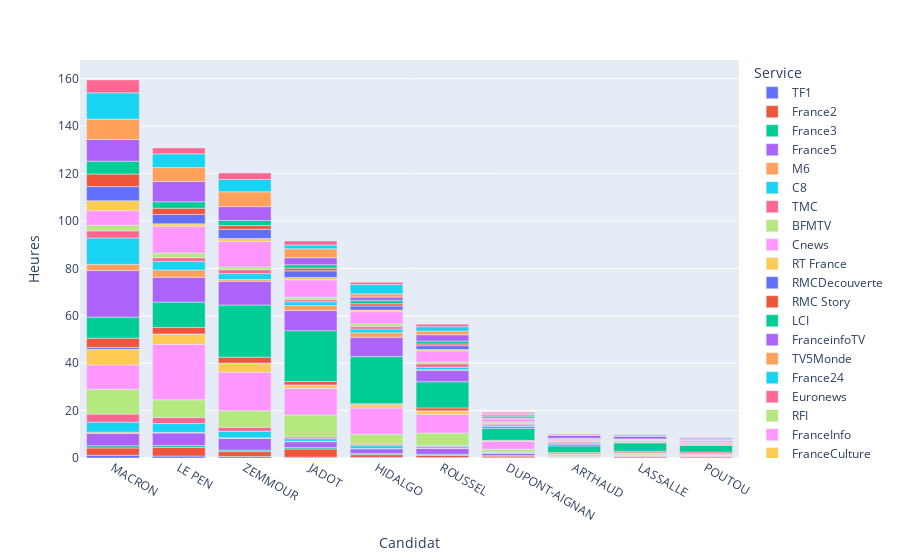

This figure's notebook cell:
### Code cell
fig = px.bar(t1_parole,
             x='Candidat', y='Heures',
             color='Service')

fig.update_layout(xaxis={'categoryorder': 'total descending'})

fig.show()

### Figure 1 — Plotly figure (JSON) as saved in the notebook; plotly's stock layout.template omitted (floating-point values rounded to 4 significant figures)
{"data": [{"alignmentgroup": "True", "hovertemplate": "Service=TF1<br>Candidat=%{x}<br>Heures=%{y}<extra></extra>", "legendgroup": "TF1", "marker": {"color": "#636efa", "pattern": {"shape": ""}}, "name": "TF1", "offsetgroup": "TF1", "orientation": "v", "showlegend": true, "textposition": "auto", "type": "bar", "x": ["ARTHAUD", "DUPONT-AIGNAN", "HIDALGO", "JADOT", "LASSALLE", "LE PEN", "MACRON", "POUTOU", "ROUSSEL", "ZEMMOUR"], "xaxis": "x", "y": [0.06806, 0.1503, 0.2714, 0.3742, 0.06667, 0.8128, 1.149, 0.03722, 0.1822, 0.6539], "yaxis": "y"}, {"alignmentgroup": "True", "hovertemplate": "Service=France2<br>Candidat=%{x}<br>Heures=%{y}<extra></extra>", "legendgroup": "France2", "marker": {"color": "#EF553B", "pattern": {"shape": ""}}, "name": "France2", "offsetgroup": "France2", "orientation": "v", "showlegend": true, "textposition": "auto", "type": "bar", "x": ["ARTHAUD", "DUPONT-AIGNAN", "HIDALGO", "JADOT", "LASSALLE", "LE PEN", "MACRON", "POUTOU", "ROUSSEL", "ZEMMOUR"], "xaxis": "x", "y": [0.1294, 0.6597, 1.12, 3.437, 0.53, 3.689, 3.075, 0.4789, 0.8739, 2.046], "yaxis": "y"}, {"alignmentgroup": "True", "hovertemplate": "Service=France3<br>Candidat=%{x}<br>Heures=%{y}<extra></extra>", "legendgroup": "France3", "marker": {"color": "#00cc96", "pattern": {"shape": ""}}, "name": "France3", "offsetgroup": "France3", "orientation": "v", "showlegend": true, "textposition": "auto", "type": "bar", "x": ["ARTHAUD", "DUPONT-AIGNAN", "HIDALGO", "JADOT", "LASSALLE", "LE PEN", "MACRON", "POUTOU", "ROUSSEL", "ZEMMOUR"], "xaxis": "x", "y": [0.02583, 0.185, 0.4606, 0.5825, 0.02278, 0.7672, 0.9572, 0.02111, 0.5692, 0.6461], "yaxis": "y"}, {"alignmentgroup": "True", "hovertemplate": "Service=France5<br>Candidat=%{x}<br>Heures=%{y}<extra></extra>", "legendgroup": "France5", "marker": {"color": "#ab63fa", "pattern": {"shape": ""}}, "name": "France5", "offsetgroup": "France5", "orientation": "v", "showlegend": true, "textposition": "auto", "type": "bar", "x": ["ARTHAUD", "DUPONT-AIGNAN", "HIDALGO", "JADOT", "LASSALLE", "LE PEN", "MACRON", "POUTOU", "ROUSSEL", "ZEMMOUR"], "xaxis": "x", "y": [0.1889, 0.9117, 2.05, 2.484, 0.3508, 5.282, 5.203, 0.3097, 2.469, 4.915], "yaxis": "y"}, {"alignmentgroup": "True", "hovertemplate": "Service=M6<br>Candidat=%{x}<br>Heures=%{y}<extra></extra>", "legendgroup": "M6", "marker": {"color": "#FFA15A", "pattern": {"shape": ""}}, "name": "M6", "offsetgroup": "M6", "orientation": "v", "showlegend": true, "textposition": "auto", "type": "bar", "x": ["ARTHAUD", "DUPONT-AIGNAN", "HIDALGO", "JADOT", "LASSALLE", "LE PEN", "MACRON", "POUTOU", "ROUSSEL", "ZEMMOUR"], "xaxis": "x", "y": [0.01889, 0.02889, 0.09083, 0.1442, 0.02417, 0.2753, 0.4942, 0.01806, 0.1136, 0.2486], "yaxis": "y"}, {"alignmentgroup": "True", "hovertemplate": "Service=C8<br>Candidat=%{x}<br>Heures=%{y}<extra></extra>", "legendgroup": "C8", "marker": {"color": "#19d3f3", "pattern": {"shape": ""}}, "name": "C8", "offsetgroup": "C8", "orientation": "v", "showlegend": true, "textposition": "auto", "type": "bar", "x": ["ARTHAUD", "DUPONT-AIGNAN", "HIDALGO", "JADOT", "LASSALLE", "LE PEN", "MACRON", "POUTOU", "ROUSSEL", "ZEMMOUR"], "xaxis": "x", "y": [0.2108, 0.3969, 1.173, 1.154, 0.1569, 3.701, 4.258, 0.1614, 0.6936, 2.734], "yaxis": "y"}, {"alignmentgroup": "True", "hovertemplate": "Service=TMC<br>Candidat=%{x}<br>Heures=%{y}<extra></extra>", "legendgroup": "TMC", "marker": {"color": "#FF6692", "pattern": {"shape": ""}}, "name": "TMC", "offsetgroup": "TMC", "orientation": "v", "showlegend": true, "textposition": "auto", "type": "bar", "x": ["ARTHAUD", "DUPONT-AIGNAN", "HIDALGO", "JADOT", "LASSALLE", "LE PEN", "MACRON", "POUTOU", "ROUSSEL", "ZEMMOUR"], "xaxis": "x", "y": [0.1261, 0.2414, 0.6436, 0.71, 0.06389, 2.558, 3.386, 0.1814, 0.3572, 1.716], "yaxis": "y"}, {"alignmentgroup": "True", "hovertemplate": "Service=BFMTV<br>Candidat=%{x}<br>Heures=%{y}<extra></extra>", "legendgroup": "BFMTV", "marker": {"color": "#B6E880", "pattern": {"shape": ""}}, "name": "BFMTV", "offsetgroup": "BFMTV", "orientation": "v", "showlegend": true, "textposition": "auto", "type": "bar", "x": ["ARTHAUD", "DUPONT-AIGNAN", "HIDALGO", "JADOT", "LASSALLE", "LE PEN", "MACRON", "POUTOU", "ROUSSEL", "ZEMMOUR"], "xaxis": "x", "y": [0.6442, 1.134, 4.206, 9.253, 0.5847, 7.457, 10.52, 0.09972, 5.237, 6.933], "yaxis": "y"}, {"alignmentgroup": "True", "hovertemplate": "Service=Cnews<br>Candidat=%{x}<br>Heures=%{y}<extra></extra>", "legendgroup": "Cnews", "marker": {"color": "#FF97FF", "pattern": {"shape": ""}}, "name": "Cnews", "offsetgroup": "Cnews", "orientation": "v", "showlegend": true, "textposition": "auto", "type": "bar", "x": ["ARTHAUD", "DUPONT-AIGNAN", "HIDALGO", "JADOT", "LASSALLE", "LE PEN", "MACRON", "POUTOU", "ROUSSEL", "ZEMMOUR"], "xaxis": "x", "y": [0.3289, 3.388, 11.07, 11.25, 0.4306, 23.4, 10.24, 0.4411, 7.936, 16.24], "yaxis": "y"}, {"alignmentgroup": "True", "hovertemplate": "Service=RT France<br>Candidat=%{x}<br>Heures=%{y}<extra></extra>", "legendgroup": "RT France", "marker": {"color": "#FECB52", "pattern": {"shape": ""}}, "name": "RT France", "offsetgroup": "RT France", "orientation": "v", "showlegend": true, "textposition": "auto", "type": "bar", "x": ["ARTHAUD", "DUPONT-AIGNAN", "HIDALGO", "JADOT", "LASSALLE", "LE PEN", "MACRON", "POUTOU", "ROUSSEL", "ZEMMOUR"], "xaxis": "x", "y": [0.09444, 0.1953, 1.382, 1.28, 0.01611, 4.219, 6.551, 0.1986, 1.44, 3.693], "yaxis": "y"}, {"alignmentgroup": "True", "hovertemplate": "Service=RMCDecouverte<br>Candidat=%{x}<br>Heures=%{y}<extra></extra>", "legendgroup": "RMCDecouverte", "marker": {"color": "#636efa", "pattern": {"shape": ""}}, "name": "RMCDecouverte", "offsetgroup": "RMCDecouverte", "orientation": "v", "showlegend": true, "textposition": "auto", "type": "bar", "x": ["ARTHAUD", "HIDALGO", "JADOT", "LASSALLE", "LE PEN", "MACRON", "ROUSSEL", "ZEMMOUR"], "xaxis": "x", "y": [0.006944, 0.06944, 0.1517, 0.0075, 0.1708, 0.8428, 0.04306, 0.2108], "yaxis": "y"}, {"alignmentgroup": "True", "hovertemplate": "Service=RMC Story<br>Candidat=%{x}<br>Heures=%{y}<extra></extra>", "legendgroup": "RMC Story", "marker": {"color": "#EF553B", "pattern": {"shape": ""}}, "name": "RMC Story", "offsetgroup": "RMC Story", "orientation": "v", "showlegend": true, "textposition": "auto", "type": "bar", "x": ["ARTHAUD", "DUPONT-AIGNAN", "HIDALGO", "JADOT", "LASSALLE", "LE PEN", "MACRON", "POUTOU", "ROUSSEL", "ZEMMOUR"], "xaxis": "x", "y": [0.525, 0.1608, 0.3703, 1.424, 0.5919, 2.764, 3.895, 0.5606, 1.225, 2.487], "yaxis": "y"}, {"alignmentgroup": "True", "hovertemplate": "Service=LCI<br>Candidat=%{x}<br>Heures=%{y}<extra></extra>", "legendgroup": "LCI", "marker": {"color": "#00cc96", "pattern": {"shape": ""}}, "name": "LCI", "offsetgroup": "LCI", "orientation": "v", "showlegend": true, "textposition": "auto", "type": "bar", "x": ["ARTHAUD", "DUPONT-AIGNAN", "HIDALGO", "JADOT", "LASSALLE", "LE PEN", "MACRON", "POUTOU", "ROUSSEL", "ZEMMOUR"], "xaxis": "x", "y": [2.732, 5.073, 19.86, 21.48, 3.544, 10.67, 8.867, 2.783, 11.03, 22.02], "yaxis": "y"}, {"alignmentgroup": "True", "hovertemplate": "Service=FranceinfoTV<br>Candidat=%{x}<br>Heures=%{y}<extra></extra>", "legendgroup": "FranceinfoTV", "marker": {"color": "#ab63fa", "pattern": {"shape": ""}}, "name": "FranceinfoTV", "offsetgroup": "FranceinfoTV", "orientation": "v", "showlegend": true, "textposition": "auto", "type": "bar", "x": ["ARTHAUD", "DUPONT-AIGNAN", "HIDALGO", "JADOT", "LASSALLE", "LE PEN", "MACRON", "POUTOU", "ROUSSEL", "ZEMMOUR"], "xaxis": "x", "y": [0.8103, 0.8792, 8.147, 8.457, 0.2089, 10.46, 19.63, 0.2958, 4.884, 9.978], "yaxis": "y"}, {"alignmentgroup": "True", "hovertemplate": "Service=TV5Monde<br>Candidat=%{x}<br>Heures=%{y}<extra></extra>", "legendgroup": "TV5Monde", "marker": {"color": "#FFA15A", "pattern": {"shape": ""}}, "name": "TV5Monde", "offsetgroup": "TV5Monde", "orientation": "v", "showlegend": true, "textposition": "auto", "type": "bar", "x": ["ARTHAUD", "DUPONT-AIGNAN", "HIDALGO", "JADOT", "LASSALLE", "LE PEN", "MACRON", "POUTOU", "ROUSSEL", "ZEMMOUR"], "xaxis": "x", "y": [0.01278, 0.02917, 1.877, 2.099, 0.2656, 3.074, 2.631, 0.3383, 0.1483, 0.7583], "yaxis": "y"}, {"alignmentgroup": "True", "hovertemplate": "Service=France24<br>Candidat=%{x}<br>Heures=%{y}<extra></extra>", "legendgroup": "France24", "marker": {"color": "#19d3f3", "pattern": {"shape": ""}}, "name": "France24", "offsetgroup": "France24", "orientation": "v", "showlegend": true, "textposition": "auto", "type": "bar", "x": ["ARTHAUD", "DUPONT-AIGNAN", "HIDALGO", "JADOT", "LASSALLE", "LE PEN", "MACRON", "POUTOU", "ROUSSEL", "ZEMMOUR"], "xaxis": "x", "y": [0.4778, 0.5994, 1.6, 1.615, 0.09389, 3.627, 11.09, 0.1347, 1.118, 2.529], "yaxis": "y"}, {"alignmentgroup": "True", "hovertemplate": "Service=Euronews<br>Candidat=%{x}<br>Heures=%{y}<extra></extra>", "legendgroup": "Euronews", "marker": {"color": "#FF6692", "pattern": {"shape": ""}}, "name": "Euronews", "offsetgroup": "Euronews", "orientation": "v", "showlegend": true, "textposition": "auto", "type": "bar", "x": ["ARTHAUD", "DUPONT-AIGNAN", "HIDALGO", "JADOT", "LASSALLE", "LE PEN", "MACRON", "POUTOU", "ROUSSEL", "ZEMMOUR"], "xaxis": "x", "y": [0.3922, 0.3933, 1.029, 0.9067, 0.4467, 1.53, 3.061, 0.3539, 1.438, 1.614], "yaxis": "y"}, {"alignmentgroup": "True", "hovertemplate": "Service=RFI<br>Candidat=%{x}<br>Heures=%{y}<extra></extra>", "legendgroup": "RFI", "marker": {"color": "#B6E880", "pattern": {"shape": ""}}, "name": "RFI", "offsetgroup": "RFI", "orientation": "v", "showlegend": true, "textposition": "auto", "type": "bar", "x": ["ARTHAUD", "DUPONT-AIGNAN", "HIDALGO", "JADOT", "LASSALLE", "LE PEN", "MACRON", "POUTOU", "ROUSSEL", "ZEMMOUR"], "xaxis": "x", "y": [0.5, 0.7556, 1.153, 0.9508, 0.1697, 1.983, 2.371, 0.2167, 0.7733, 1.185], "yaxis": "y"}, {"alignmentgroup": "True", "hovertemplate": "Service=FranceInfo<br>Candidat=%{x}<br>Heures=%{y}<extra></extra>", "legendgroup": "FranceInfo", "marker": {"color": "#FF97FF", "pattern": {"shape": ""}}, "name": "FranceInfo", "offsetgroup": "FranceInfo", "orientation": "v", "showlegend": true, "textposition": "auto", "type": "bar", "x": ["ARTHAUD", "DUPONT-AIGNAN", "HIDALGO", "JADOT", "LASSALLE", "LE PEN", "MACRON", "POUTOU", "ROUSSEL", "ZEMMOUR"], "xaxis": "x", "y": [0.4361, 1.043, 5.171, 7.394, 0.2831, 11.33, 6.115, 0.8906, 4.687, 10.77], "yaxis": "y"}, {"alignmentgroup": "True", "hovertemplate": "Service=FranceCulture<br>Candidat=%{x}<br>Heures=%{y}<extra></extra>", "legendgroup": "FranceCulture", "marker": {"color": "#FECB52", "pattern": {"shape": ""}}, "name": "FranceCulture", "offsetgroup": "FranceCulture", "orientation": "v", "showlegend": true, "textposition": "auto", "type": "bar", "x": ["ARTHAUD", "DUPONT-AIGNAN", "HIDALGO", "JADOT", "LASSALLE", "LE PEN", "MACRON", "POUTOU", "ROUSSEL", "ZEMMOUR"], "xaxis": "x", "y": [0.075, 0.02806, 0.6956, 1.017, 0.02, 0.9992, 4.154, 0.0375, 0.5928, 1.222], "yaxis": "y"}, {"alignmentgroup": "True", "hovertemplate": "Service=FranceInter<br>Candidat=%{x}<br>Heures=%{y}<extra></extra>", "legendgroup": "FranceInter", "marker": {"color": "#636efa", "pattern": {"shape": ""}}, "name": "FranceInter", "offsetgroup": "FranceInter", "orientation": "v", "showlegend": true, "textposition": "auto", "type": "bar", "x": ["ARTHAUD", "DUPONT-AIGNAN", "HIDALGO", "JADOT", "LASSALLE", "LE PEN", "MACRON", "POUTOU", "ROUSSEL", "ZEMMOUR"], "xaxis": "x", "y": [0.2811, 0.3997, 1.663, 2.789, 0.0475, 3.985, 5.998, 0.2883, 1.577, 3.897], "yaxis": "y"}, {"alignmentgroup": "True", "hovertemplate": "Service=RadioClassique<br>Candidat=%{x}<br>Heures=%{y}<extra></extra>", "legendgroup": "RadioClassique", "marker": {"color": "#EF553B", "pattern": {"shape": ""}}, "name": "RadioClassique", "offsetgroup": "RadioClassique", "orientation": "v", "showlegend": true, "textposition": "auto", "type": "bar", "x": ["ARTHAUD", "DUPONT-AIGNAN", "HIDALGO", "JADOT", "LASSALLE", "LE PEN", "MACRON", "POUTOU", "ROUSSEL", "ZEMMOUR"], "xaxis": "x", "y": [0.02861, 0.2542, 0.9544, 1.127, 0.01611, 2.617, 5.294, 0.05139, 0.7225, 1.527], "yaxis": "y"}, {"alignmentgroup": "True", "hovertemplate": "Service=BFMBusiness<br>Candidat=%{x}<br>Heures=%{y}<extra></extra>", "legendgroup": "BFMBusiness", "marker": {"color": "#00cc96", "pattern": {"shape": ""}}, "name": "BFMBusiness", "offsetgroup": "BFMBusiness", "orientation": "v", "showlegend": true, "textposition": "auto", "type": "bar", "x": ["ARTHAUD", "DUPONT-AIGNAN", "HIDALGO", "JADOT", "LASSALLE", "LE PEN", "MACRON", "ROUSSEL", "ZEMMOUR"], "xaxis": "x", "y": [0.2258, 0.7486, 1.339, 1.484, 0.1153, 2.706, 5.442, 1.2, 2.163], "yaxis": "y"}, {"alignmentgroup": "True", "hovertemplate": "Service=RMC<br>Candidat=%{x}<br>Heures=%{y}<extra></extra>", "legendgroup": "RMC", "marker": {"color": "#ab63fa", "pattern": {"shape": ""}}, "name": "RMC", "offsetgroup": "RMC", "orientation": "v", "showlegend": true, "textposition": "auto", "type": "bar", "x": ["ARTHAUD", "DUPONT-AIGNAN", "HIDALGO", "JADOT", "LASSALLE", "LE PEN", "MACRON", "POUTOU", "ROUSSEL", "ZEMMOUR"], "xaxis": "x", "y": [1.269, 0.5189, 1.501, 2.919, 1.139, 8.567, 9.126, 0.5764, 2.691, 5.841], "yaxis": "y"}, {"alignmentgroup": "True", "hovertemplate": "Service=RTL<br>Candidat=%{x}<br>Heures=%{y}<extra></extra>", "legendgroup": "RTL", "marker": {"color": "#FFA15A", "pattern": {"shape": ""}}, "name": "RTL", "offsetgroup": "RTL", "orientation": "v", "showlegend": true, "textposition": "auto", "type": "bar", "x": ["ARTHAUD", "DUPONT-AIGNAN", "HIDALGO", "JADOT", "LASSALLE", "LE PEN", "MACRON", "POUTOU", "ROUSSEL", "ZEMMOUR"], "xaxis": "x", "y": [0.1236, 0.4542, 1.348, 3.734, 0.1897, 5.865, 8.596, 0.0475, 1.561, 6.248], "yaxis": "y"}, {"alignmentgroup": "True", "hovertemplate": "Service=Europe1<br>Candidat=%{x}<br>Heures=%{y}<extra></extra>", "legendgroup": "Europe1", "marker": {"color": "#19d3f3", "pattern": {"shape": ""}}, "name": "Europe1", "offsetgroup": "Europe1", "orientation": "v", "showlegend": true, "textposition": "auto", "type": "bar", "x": ["DUPONT-AIGNAN", "HIDALGO", "JADOT", "LASSALLE", "LE PEN", "MACRON", "ROUSSEL", "ZEMMOUR"], "xaxis": "x", "y": [0.4581, 3.898, 1.617, 0.4569, 5.783, 11.09, 1.834, 5.204], "yaxis": "y"}, {"alignmentgroup": "True", "hovertemplate": "Service=SudRadio<br>Candidat=%{x}<br>Heures=%{y}<extra></extra>", "legendgroup": "SudRadio", "marker": {"color": "#FF6692", "pattern": {"shape": ""}}, "name": "SudRadio", "offsetgroup": "SudRadio", "orientation": "v", "showlegend": true, "textposition": "auto", "type": "bar", "x": ["ARTHAUD", "DUPONT-AIGNAN", "HIDALGO", "JADOT", "LASSALLE", "LE PEN", "MACRON", "POUTOU", "ROUSSEL", "ZEMMOUR"], "xaxis": "x", "y": [0.3236, 0.3389, 0.9553, 1.702, 0.1889, 2.516, 5.469, 0.1417, 1.06, 2.751], "yaxis": "y"}], "layout": {"autosize": true, "barmode": "relative", "legend": {"title": {"text": "Service"}, "tracegroupgap": 0}, "margin": {"t": 60}, "xaxis": {"anchor": "y", "autorange": true, "categoryorder": "total descending", "domain": [0, 1], "range": [-0.5, 9.5], "title": {"text": "Candidat"}, "type": "category"}, "yaxis": {"anchor": "x", "autorange": true, "domain": [0, 1], "range": [0, 167.9], "title": {"text": "Heures"}, "type": "linear"}}}
